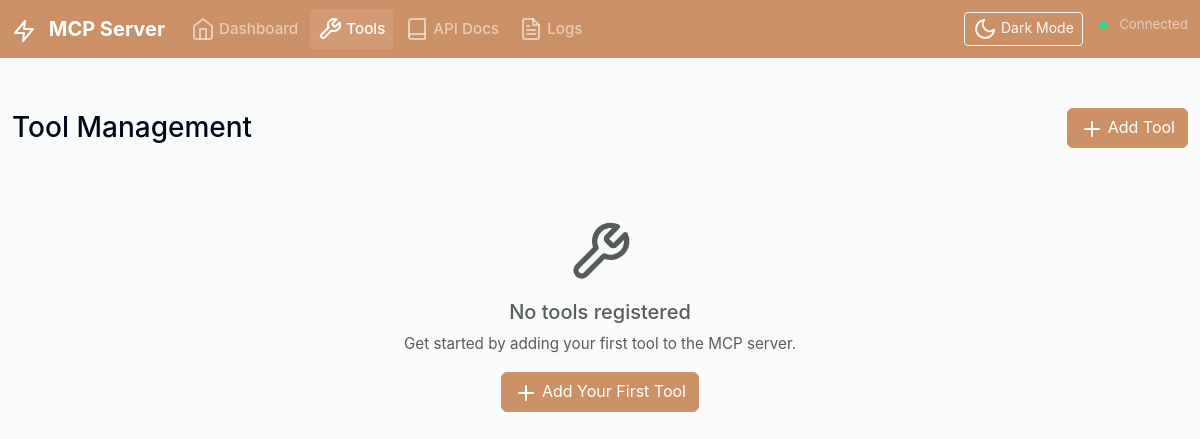
The page /tools on the database as committed earlier.
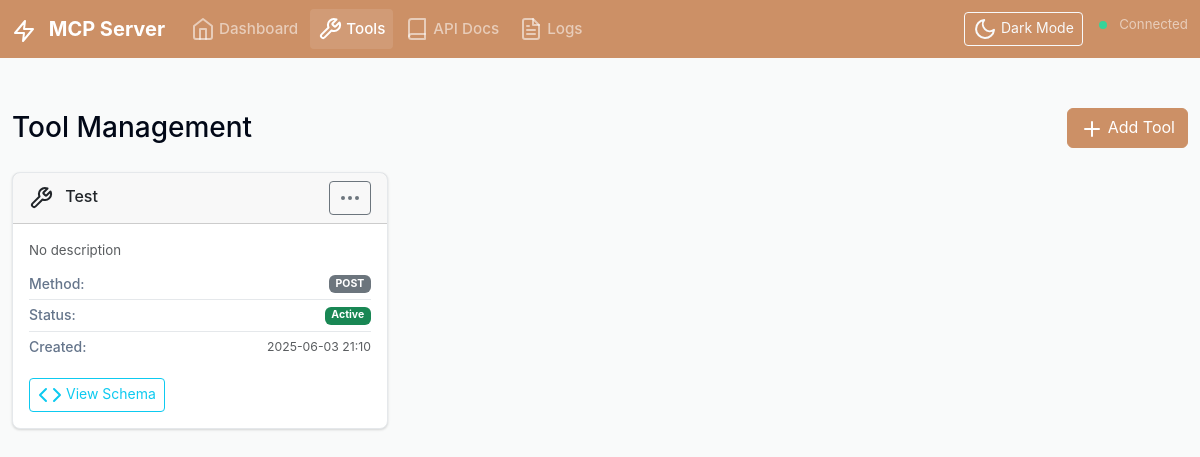
The same page on the database as committed later.
### models.py (models this page shows, shortened)
class Tool(db.Model):
    id = db.Column(db.Integer, primary_key=True)
    name = db.Column(db.String(100), unique=True, nullable=False)
    description = db.Column(Text)
    schema = db.Column(Text)  # JSON schema as text
    endpoint = db.Column(db.String(255))
    method = db.Column(db.String(10), default='POST')
    is_active = db.Column(db.Boolean, default=True)
    created_at = db.Column(db.DateTime, default=datetime.utcnow)
    updated_at = db.Column(db.DateTime, default=datetime.utcnow, onupdate=datetime.utcnow)

### routes.py (the view)
@main_bp.route('/tools')
def tools():
    tools = Tool.query.order_by(Tool.created_at.desc()).all()
    return render_template('tools.html', tools=tools)

### templates/tools.html (shortened to what this page needs)
{% extends "base.html" %}
{% block content %}
<div class="row">
    <div class="col-12">
        <div class="d-flex justify-content-between align-items-center mb-4">
            <h1 class="h3 mb-0">Tool Management</h1>
            <button class="btn btn-primary" data-bs-toggle="modal" data-bs-target="#addToolModal">
                <i data-feather="plus" class="me-1"></i>Add Tool
            </button>
        </div>
    </div>
</div>
<div class="row">
    {% for tool in tools %}
    <div class="col-lg-6 col-xl-4 mb-4">
        <div class="card tool-card">
            <div class="card-header d-flex justify-content-between align-items-center">
                <h6 class="card-title mb-0">
                    <i data-feather="tool" class="me-2"></i>
                    {{ tool.name }}
                </h6>
                <div class="dropdown">
                    <button class="btn btn-sm btn-outline-secondary" data-bs-toggle="dropdown">
                        <i data-feather="more-horizontal"></i>
                    </button>
                </div>
            </div>
            <div class="card-body">
                <p class="card-text text-muted small mb-2">{{ tool.description or 'No description' }}</p>
                <div class="tool-details">
                    <div class="detail-item">
                        <span class="detail-label">Method:</span>
                        <span class="badge bg-secondary">{{ tool.method }}</span>
                    </div>
                    <div class="detail-item">
                        <span class="detail-label">Status:</span>
                        <span class="badge {% if tool.is_active %}bg-success{% else %}bg-danger{% endif %}">
                            {% if tool.is_active %}Active{% else %}Inactive{% endif %}
                        </span>
                    </div>
                    <div class="detail-item">
                        <span class="detail-label">Created:</span>
                        <small class="text-muted">{{ tool.created_at.strftime('%Y-%m-%d %H:%M') }}</small>
                    </div>
                </div>
                {% if tool.schema %}
                <div class="mt-3">
                    <button class="btn btn-outline-info btn-sm" type="button" data-bs-toggle="collapse"
                            data-bs-target="#schema-{{ tool.id }}">
                        <i data-feather="code" class="me-1"></i>View Schema
                    </button>
                </div>
                {% endif %}
            </div>
        </div>
    </div>
    {% endfor %}
    {% if not tools %}
    <div class="col-12">
        <div class="text-center py-5">
            <i data-feather="tool" class="text-muted mb-3" style="width: 64px; height: 64px;"></i>
            <h5 class="text-muted">No tools registered</h5>
            <p class="text-muted">Get started by adding your first tool to the MCP server.</p>
            <button class="btn btn-primary" data-bs-toggle="modal" data-bs-target="#addToolModal">
                <i data-feather="plus" class="me-1"></i>Add Your First Tool
            </button>
        </div>
    </div>
    {% endif %}
</div>
{% endblock %}

Rows that differ between the two databases and show on the page:
added Tool: name "Test", description "No description", method "POST", is_active "Active", created_at "2025-06-03 21:10"
Other text that changed with them:
text no longer shown: "No tools registered Get started by adding your first tool to the MCP server. Add Your First Tool"
